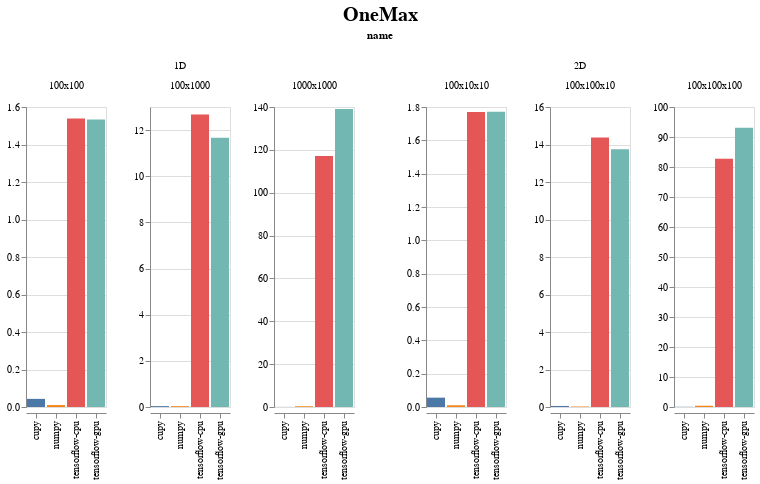

Notebook code for this chart:
### Markdown cell above
# End to End problems

### Code cell
display_chart('OneMax')

### Figure 1 — Vega-Lite specification as saved in the notebook (floating-point values rounded to 4 significant figures)
{"config": {"view": {"continuousWidth": 400, "continuousHeight": 300}, "title": {"anchor": "middle", "fontSize": 20, "offset": 5, "orient": "top"}}, "data": {"name": "data-626360e1b7b9bcab926699d88f3dc240"}, "facet": {"column": {"type": "nominal", "field": "name"}}, "spec": {"mark": "bar", "encoding": {"color": {"type": "nominal", "field": "backend", "legend": null}, "column": {"type": "nominal", "field": "shape_str", "sort": {"field": "input_size", "order": "ascending"}, "title": ""}, "x": {"type": "nominal", "axis": {"title": ""}, "field": "backend"}, "y": {"type": "quantitative", "axis": {"title": ""}, "field": "avg_time", "sort": "-x"}}, "resolve": {"scale": {"y": "independent"}}, "title": ""}, "spacing": 50, "title": "OneMax", "$schema": "https://vega.github.io/schema/vega-lite/v4.0.2.json", "datasets": {"data-626360e1b7b9bcab926699d88f3dc240": [{"avg_time": 0.04339, "backend": "cupy", "evoflow_version": "0.5.0", "generations": 10, "group": "OneMax", "input_size": 10000, "max_time": 0.05086, "min_time": 0.0389, "name": "1D", "num_runs": 3, "shape": [100, 100], "shape_str": "100x100", "std_time": 0.005323, "system": {"os": {"name": "Windows", "version": "10.0.18362"}, "memory": {"unit": "MB", "used": 20980, "total": 65451}, "cpu": {"name": "Intel64 Family 6 Model 158 Stepping 10, GenuineIntel", "cores": 12, "freqency": 3696.0}, "python": {"numpy": "1.18.3", "tensorflow": {"visible_gpu": ["/physical_device:GPU:0"], "version": "2.2.0"}, "cupy": "7.2.0"}, "gpu": [{"memory": {"unit": "MB", "total": 11264, "used": 2106}, "temperature": {"unit": "C"}, "driver": "445.87", "index": "0", "name": "GeForce RTX 2080 Ti", "value": "60", "usage": "3"}]}, "test_name": "OneMax1D", "test_type": "Problem", "ts": 1590449607}, {"avg_time": 1.534, "backend": "tensorflow-gpu", "evoflow_version": "0.5.0", "generations": 10, "group": "OneMax", "input_size": 10000, "max_time": 2.242, "min_time": 1.04, "name": "1D", "num_runs": 3, "shape": [100, 100], "shape_str": "100x100", "std_time": 0.5133, "system": {"os": {"name": "Windows", "version": "10.0.18362"}, "memory": {"unit": "MB", "used": 20986, "total": 65451}, "cpu": {"name": "Intel64 Family 6 Model 158 Stepping 10, GenuineIntel", "cores": 12, "freqency": 3696.0}, "python": {"numpy": "1.18.3", "tensorflow": {"visible_gpu": ["/physical_device:GPU:0"], "version": "2.2.0"}, "cupy": "7.2.0"}, "gpu": [{"memory": {"unit": "MB", "total": 11264, "used": 2137}, "temperature": {"unit": "C"}, "driver": "445.87", "index": "0", "name": "GeForce RTX 2080 Ti", "value": "60", "usage": "2"}]}, "test_name": "OneMax1D", "test_type": "Problem", "ts": 1590449621}, {"avg_time": 1.772, "backend": "tensorflow-gpu", "evoflow_version": "0.5.0", "generations": 10, "group": "OneMax", "input_size": 10000, "max_time": 1.954, "min_time": 1.53, "name": "2D", "num_runs": 3, "shape": [100, 10, 10], "shape_str": "100x10x10", "std_time": 0.178, "system": {"os": {"name": "Windows", "version": "10.0.18362"}, "memory": {"unit": "MB", "used": 20986, "total": 65451}, "cpu": {"name": "Intel64 Family 6 Model 158 Stepping 10, GenuineIntel", "cores": 12, "freqency": 3696.0}, "python": {"numpy": "1.18.3", "tensorflow": {"visible_gpu": ["/physical_device:GPU:0"], "version": "2.2.0"}, "cupy": "7.2.0"}, "gpu": [{"memory": {"unit": "MB", "total": 11264, "used": 2137}, "temperature": {"unit": "C"}, "driver": "445.87", "index": "0", "name": "GeForce RTX 2080 Ti", "value": "60", "usage": "2"}]}, "test_name": "OneMax2D", "test_type": "Problem", "ts": 1590449621}, {"avg_time": 0.05602, "backend": "cupy", "evoflow_version": "0.5.0", "generations": 10, "group": "OneMax", "input_size": 10000, "max_time": 0.05785, "min_time": 0.05286, "name": "2D", "num_runs": 3, "shape": [100, 10, 10], "shape_str": "100x10x10", "std_time": 0.002243, "system": {"os": {"name": "Windows", "version": "10.0.18362"}, "memory": {"unit": "MB", "used": 20980, "total": 65451}, "cpu": {"name": "Intel64 Family 6 Model 158 Stepping 10, GenuineIntel", "cores": 12, "freqency": 3696.0}, "python": {"numpy": "1.18.3", "tensorflow": {"visible_gpu": ["/physical_device:GPU:0"], "version": "2.2.0"}, "cupy": "7.2.0"}, "gpu": [{"memory": {"unit": "MB", "total": 11264, "used": 2106}, "temperature": {"unit": "C"}, "driver": "445.87", "index": "0", "name": "GeForce RTX 2080 Ti", "value": "60", "usage": "3"}]}, "test_name": "OneMax2D", "test_type": "Problem", "ts": 1590449607}, {"avg_time": 1.539, "backend": "tensorflow-cpu", "evoflow_version": "0.5.0", "generations": 10, "group": "OneMax", "input_size": 10000, "max_time": 2.194, "min_time": 1.076, "name": "1D", "num_runs": 3, "shape": [100, 100], "shape_str": "100x100", "std_time": 0.4762, "system": {"os": {"name": "Windows", "version": "10.0.18362"}, "memory": {"unit": "MB", "used": 24110, "total": 65451}, "cpu": {"name": "Intel64 Family 6 Model 158 Stepping 10, GenuineIntel", "cores": 12, "freqency": 3696.0}, "python": {"numpy": "1.18.3", "tensorflow": {"visible_gpu": [], "version": "2.2.0"}, "cupy": "7.2.0"}, "gpu": []}, "test_name": "OneMax1D", "test_type": "Problem", "ts": 1590452965}, {"avg_time": 0.01031, "backend": "numpy", "evoflow_version": "0.5.0", "generations": 10, "group": "OneMax", "input_size": 10000, "max_time": 0.01097, "min_time": 0.009973, "name": "1D", "num_runs": 3, "shape": [100, 100], "shape_str": "100x100", "std_time": 0.0004701, "system": {"os": {"name": "Windows", "version": "10.0.18362"}, "memory": {"unit": "MB", "used": 20934, "total": 65451}, "cpu": {"name": "Intel64 Family 6 Model 158 Stepping 10, GenuineIntel", "cores": 12, "freqency": 3696.0}, "python": {"numpy": "1.18.3", "tensorflow": {"visible_gpu": ["/physical_device:GPU:0"], "version": "2.2.0"}, "cupy": "7.2.0"}, "gpu": []}, "test_name": "OneMax1D", "test_type": "Problem", "ts": 1590449592}, {"avg_time": 1.77, "backend": "tensorflow-cpu", "evoflow_version": "0.5.0", "generations": 10, "group": "OneMax", "input_size": 10000, "max_time": 1.836, "min_time": 1.672, "name": "2D", "num_runs": 3, "shape": [100, 10, 10], "shape_str": "100x10x10", "std_time": 0.0708, "system": {"os": {"name": "Windows", "version": "10.0.18362"}, "memory": {"unit": "MB", "used": 24110, "total": 65451}, "cpu": {"name": "Intel64 Family 6 Model 158 Stepping 10, GenuineIntel", "cores": 12, "freqency": 3696.0}, "python": {"numpy": "1.18.3", "tensorflow": {"visible_gpu": [], "version": "2.2.0"}, "cupy": "7.2.0"}, "gpu": []}, "test_name": "OneMax2D", "test_type": "Problem", "ts": 1590452965}, {"avg_time": 0.01031, "backend": "numpy", "evoflow_version": "0.5.0", "generations": 10, "group": "OneMax", "input_size": 10000, "max_time": 0.01097, "min_time": 0.009973, "name": "2D", "num_runs": 3, "shape": [100, 10, 10], "shape_str": "100x10x10", "std_time": 0.0004702, "system": {"os": {"name": "Windows", "version": "10.0.18362"}, "memory": {"unit": "MB", "used": 20934, "total": 65451}, "cpu": {"name": "Intel64 Family 6 Model 158 Stepping 10, GenuineIntel", "cores": 12, "freqency": 3696.0}, "python": {"numpy": "1.18.3", "tensorflow": {"visible_gpu": ["/physical_device:GPU:0"], "version": "2.2.0"}, "cupy": "7.2.0"}, "gpu": []}, "test_name": "OneMax2D", "test_type": "Problem", "ts": 1590449592}, {"avg_time": 12.68, "backend": "tensorflow-cpu", "evoflow_version": "0.5.0", "generations": 10, "group": "OneMax", "input_size": 100000, "max_time": 14.43, "min_time": 11.79, "name": "1D", "num_runs": 3, "shape": [100, 1000], "shape_str": "100x1000", "std_time": 1.24, "system": {"os": {"name": "Windows", "version": "10.0.18362"}, "memory": {"unit": "MB", "used": 24110, "total": 65451}, "cpu": {"name": "Intel64 Family 6 Model 158 Stepping 10, GenuineIntel", "cores": 12, "freqency": 3696.0}, "python": {"numpy": "1.18.3", "tensorflow": {"visible_gpu": [], "version": "2.2.0"}, "cupy": "7.2.0"}, "gpu": []}, "test_name": "OneMax1D", "test_type": "Problem", "ts": 1590452965}, {"avg_time": 13.75, "backend": "tensorflow-gpu", "evoflow_version": "0.5.0", "generations": 10, "group": "OneMax", "input_size": 100000, "max_time": 16.1, "min_time": 9.614, "name": "2D", "num_runs": 3, "shape": [100, 100, 10], "shape_str": "100x100x10", "std_time": 2.931, "system": {"os": {"name": "Windows", "version": "10.0.18362"}, "memory": {"unit": "MB", "used": 20986, "total": 65451}, "cpu": {"name": "Intel64 Family 6 Model 158 Stepping 10, GenuineIntel", "cores": 12, "freqency": 3696.0}, "python": {"numpy": "1.18.3", "tensorflow": {"visible_gpu": ["/physical_device:GPU:0"], "version": "2.2.0"}, "cupy": "7.2.0"}, "gpu": [{"memory": {"unit": "MB", "total": 11264, "used": 2137}, "temperature": {"unit": "C"}, "driver": "445.87", "index": "0", "name": "GeForce RTX 2080 Ti", "value": "60", "usage": "2"}]}, "test_name": "OneMax2D", "test_type": "Problem", "ts": 1590449621}, {"avg_time": 11.66, "backend": "tensorflow-gpu", "evoflow_version": "0.5.0", "generations": 10, "group": "OneMax", "input_size": 100000, "max_time": 13.37, "min_time": 9.382, "name": "1D", "num_runs": 3, "shape": [100, 1000], "shape_str": "100x1000", "std_time": 1.677, "system": {"os": {"name": "Windows", "version": "10.0.18362"}, "memory": {"unit": "MB", "used": 20986, "total": 65451}, "cpu": {"name": "Intel64 Family 6 Model 158 Stepping 10, GenuineIntel", "cores": 12, "freqency": 3696.0}, "python": {"numpy": "1.18.3", "tensorflow": {"visible_gpu": ["/physical_device:GPU:0"], "version": "2.2.0"}, "cupy": "7.2.0"}, "gpu": [{"memory": {"unit": "MB", "total": 11264, "used": 2137}, "temperature": {"unit": "C"}, "driver": "445.87", "index": "0", "name": "GeForce RTX 2080 Ti", "value": "60", "usage": "2"}]}, "test_name": "OneMax1D", "test_type": "Problem", "ts": 1590449621}, {"avg_time": 0.0364, "backend": "numpy", "evoflow_version": "0.5.0", "generations": 10, "group": "OneMax", "input_size": 100000, "max_time": 0.0369, "min_time": 0.0359, "name": "1D", "num_runs": 3, "shape": [100, 1000], "shape_str": "100x1000", "std_time": 0.0004073, "system": {"os": {"name": "Windows", "version": "10.0.18362"}, "memory": {"unit": "MB", "used": 20934, "total": 65451}, "cpu": {"name": "Intel64 Family 6 Model 158 Stepping 10, GenuineIntel", "cores": 12, "freqency": 3696.0}, "python": {"numpy": "1.18.3", "tensorflow": {"visible_gpu": ["/physical_device:GPU:0"], "version": "2.2.0"}, "cupy": "7.2.0"}, "gpu": []}, "test_name": "OneMax1D", "test_type": "Problem", "ts": 1590449592}, {"avg_time": 0.05519, "backend": "cupy", "evoflow_version": "0.5.0", "generations": 10, "group": "OneMax", "input_size": 100000, "max_time": 0.05585, "min_time": 0.05386, "name": "2D", "num_runs": 3, "shape": [100, 100, 10], "shape_str": "100x100x10", "std_time": 0.0009403, "system": {"os": {"name": "Windows", "version": "10.0.18362"}, "memory": {"unit": "MB", "used": 20980, "total": 65451}, "cpu": {"name": "Intel64 Family 6 Model 158 Stepping 10, GenuineIntel", "cores": 12, "freqency": 3696.0}, "python": {"numpy": "1.18.3", "tensorflow": {"visible_gpu": ["/physical_device:GPU:0"], "version": "2.2.0"}, "cupy": "7.2.0"}, "gpu": [{"memory": {"unit": "MB", "total": 11264, "used": 2106}, "temperature": {"unit": "C"}, "driver": "445.87", "index": "0", "name": "GeForce RTX 2080 Ti", "value": "60", "usage": "3"}]}, "test_name": "OneMax2D", "test_type": "Problem", "ts": 1590449607}, {"avg_time": 0.03873, "backend": "cupy", "evoflow_version": "0.5.0", "generations": 10, "group": "OneMax", "input_size": 100000, "max_time": 0.0394, "min_time": 0.0379, "name": "1D", "num_runs": 3, "shape": [100, 1000], "shape_str": "100x1000", "std_time": 0.0006244, "system": {"os": {"name": "Windows", "version": "10.0.18362"}, "memory": {"unit": "MB", "used": 20980, "total": 65451}, "cpu": {"name": "Intel64 Family 6 Model 158 Stepping 10, GenuineIntel", "cores": 12, "freqency": 3696.0}, "python": {"numpy": "1.18.3", "tensorflow": {"visible_gpu": ["/physical_device:GPU:0"], "version": "2.2.0"}, "cupy": "7.2.0"}, "gpu": [{"memory": {"unit": "MB", "total": 11264, "used": 2106}, "temperature": {"unit": "C"}, "driver": "445.87", "index": "0", "name": "GeForce RTX 2080 Ti", "value": "60", "usage": "3"}]}, "test_name": "OneMax1D", "test_type": "Problem", "ts": 1590449607}, {"avg_time": 0.02726, "backend": "numpy", "evoflow_version": "0.5.0", "generations": 10, "group": "OneMax", "input_size": 100000, "max_time": 0.02792, "min_time": 0.02693, "name": "2D", "num_runs": 3, "shape": [100, 100, 10], "shape_str": "100x100x10", "std_time": 0.0004699, "system": {"os": {"name": "Windows", "version": "10.0.18362"}, "memory": {"unit": "MB", "used": 20934, "total": 65451}, "cpu": {"name": "Intel64 Family 6 Model 158 Stepping 10, GenuineIntel", "cores": 12, "freqency": 3696.0}, "python": {"numpy": "1.18.3", "tensorflow": {"visible_gpu": ["/physical_device:GPU:0"], "version": "2.2.0"}, "cupy": "7.2.0"}, "gpu": []}, "test_name": "OneMax2D", "test_type": "Problem", "ts": 1590449592}, {"avg_time": 14.37, "backend": "tensorflow-cpu", "evoflow_version": "0.5.0", "generations": 10, "group": "OneMax", "input_size": 100000, "max_time": 17.36, "min_time": 12.47, "name": "2D", "num_runs": 3, "shape": [100, 100, 10], "shape_str": "100x100x10", "std_time": 2.142, "system": {"os": {"name": "Windows", "version": "10.0.18362"}, "memory": {"unit": "MB", "used": 24110, "total": 65451}, "cpu": {"name": "Intel64 Family 6 Model 158 Stepping 10, GenuineIntel", "cores": 12, "freqency": 3696.0}, "python": {"numpy": "1.18.3", "tensorflow": {"visible_gpu": [], "version": "2.2.0"}, "cupy": "7.2.0"}, "gpu": []}, "test_name": "OneMax2D", "test_type": "Problem", "ts": 1590452965}, {"avg_time": 139.1, "backend": "tensorflow-gpu", "evoflow_version": "0.5.0", "generations": 10, "group": "OneMax", "input_size": 1000000, "max_time": 153.5, "min_time": 121.2, "name": "1D", "num_runs": 3, "shape": [1000, 1000], "shape_str": "1000x1000", "std_time": 13.45, "system": {"os": {"name": "Windows", "version": "10.0.18362"}, "memory": {"unit": "MB", "used": 20986, "total": 65451}, "cpu": {"name": "Intel64 Family 6 Model 158 Stepping 10, GenuineIntel", "cores": 12, "freqency": 3696.0}, "python": {"numpy": "1.18.3", "tensorflow": {"visible_gpu": ["/physical_device:GPU:0"], "version": "2.2.0"}, "cupy": "7.2.0"}, "gpu": [{"memory": {"unit": "MB", "total": 11264, "used": 2137}, "temperature": {"unit": "C"}, "driver": "445.87", "index": "0", "name": "GeForce RTX 2080 Ti", "value": "60", "usage": "2"}]}, "test_name": "OneMax1D", "test_type": "Problem", "ts": 1590449621}, {"avg_time": 0.4147, "backend": "numpy", "evoflow_version": "0.5.0", "generations": 10, "group": "OneMax", "input_size": 1000000, "max_time": 0.4249, "min_time": 0.4014, "name": "2D", "num_runs": 3, "shape": [100, 100, 100], "shape_str": "100x100x100", "std_time": 0.009825, "system": {"os": {"name": "Windows", "version": "10.0.18362"}, "memory": {"unit": "MB", "used": 20934, "total": 65451}, "cpu": {"name": "Intel64 Family 6 Model 158 Stepping 10, GenuineIntel", "cores": 12, "freqency": 3696.0}, "python": {"numpy": "1.18.3", "tensorflow": {"visible_gpu": ["/physical_device:GPU:0"], "version": "2.2.0"}, "cupy": "7.2.0"}, "gpu": []}, "test_name": "OneMax2D", "test_type": "Problem", "ts": 1590449592}, {"avg_time": 117.2, "backend": "tensorflow-cpu", "evoflow_version": "0.5.0", "generations": 10, "group": "OneMax", "input_size": 1000000, "max_time": 133.5, "min_time": 99.07, "name": "1D", "num_runs": 3, "shape": [1000, 1000], "shape_str": "1000x1000", "std_time": 14.1, "system": {"os": {"name": "Windows", "version": "10.0.18362"}, "memory": {"unit": "MB", "used": 24110, "total": 65451}, "cpu": {"name": "Intel64 Family 6 Model 158 Stepping 10, GenuineIntel", "cores": 12, "freqency": 3696.0}, "python": {"numpy": "1.18.3", "tensorflow": {"visible_gpu": [], "version": "2.2.0"}, "cupy": "7.2.0"}, "gpu": []}, "test_name": "OneMax1D", "test_type": "Problem", "ts": 1590452965}, {"avg_time": 0.3591, "backend": "numpy", "evoflow_version": "0.5.0", "generations": 10, "group": "OneMax", "input_size": 1000000, "max_time": 0.367, "min_time": 0.3531, "name": "1D", "num_runs": 3, "shape": [1000, 1000], "shape_str": "1000x1000", "std_time": 0.00586, "system": {"os": {"name": "Windows", "version": "10.0.18362"}, "memory": {"unit": "MB", "used": 20934, "total": 65451}, "cpu": {"name": "Intel64 Family 6 Model 158 Stepping 10, GenuineIntel", "cores": 12, "freqency": 3696.0}, "python": {"numpy": "1.18.3", "tensorflow": {"visible_gpu": ["/physical_device:GPU:0"], "version": "2.2.0"}, "cupy": "7.2.0"}, "gpu": []}, "test_name": "OneMax1D", "test_type": "Problem", "ts": 1590449592}, {"avg_time": 0.06466, "backend": "cupy", "evoflow_version": "0.5.0", "generations": 10, "group": "OneMax", "input_size": 1000000, "max_time": 0.06682, "min_time": 0.06034, "name": "2D", "num_runs": 3, "shape": [100, 100, 100], "shape_str": "100x100x100", "std_time": 0.003054, "system": {"os": {"name": "Windows", "version": "10.0.18362"}, "memory": {"unit": "MB", "used": 20980, "total": 65451}, "cpu": {"name": "Intel64 Family 6 Model 158 Stepping 10, GenuineIntel", "cores": 12, "freqency": 3696.0}, "python": {"numpy": "1.18.3", "tensorflow": {"visible_gpu": ["/physical_device:GPU:0"], "version": "2.2.0"}, "cupy": "7.2.0"}, "gpu": [{"memory": {"unit": "MB", "total": 11264, "used": 2106}, "temperature": {"unit": "C"}, "driver": "445.87", "index": "0", "name": "GeForce RTX 2080 Ti", "value": "60", "usage": "3"}]}, "test_name": "OneMax2D", "test_type": "Problem", "ts": 1590449607}, {"avg_time": 0.04006, "backend": "cupy", "evoflow_version": "0.5.0", "generations": 10, "group": "OneMax", "input_size": 1000000, "max_time": 0.04089, "min_time": 0.0394, "name": "1D", "num_runs": 3, "shape": [1000, 1000], "shape_str": "1000x1000", "std_time": 0.00062, "system": {"os": {"name": "Windows", "version": "10.0.18362"}, "memory": {"unit": "MB", "used": 20980, "total": 65451}, "cpu": {"name": "Intel64 Family 6 Model 158 Stepping 10, GenuineIntel", "cores": 12, "freqency": 3696.0}, "python": {"numpy": "1.18.3", "tensorflow": {"visible_gpu": ["/physical_device:GPU:0"], "version": "2.2.0"}, "cupy": "7.2.0"}, "gpu": [{"memory": {"unit": "MB", "total": 11264, "used": 2106}, "temperature": {"unit": "C"}, "driver": "445.87", "index": "0", "name": "GeForce RTX 2080 Ti", "value": "60", "usage": "3"}]}, "test_name": "OneMax1D", "test_type": "Problem", "ts": 1590449607}, {"avg_time": 82.77, "backend": "tensorflow-cpu", "evoflow_version": "0.5.0", "generations": 10, "group": "OneMax", "input_size": 1000000, "max_time": 115.6, "min_time": 49.37, "name": "2D", "num_runs": 3, "shape": [100, 100, 100], "shape_str": "100x100x100", "std_time": 27.03, "system": {"os": {"name": "Windows", "version": "10.0.18362"}, "memory": {"unit": "MB", "used": 24110, "total": 65451}, "cpu": {"name": "Intel64 Family 6 Model 158 Stepping 10, GenuineIntel", "cores": 12, "freqency": 3696.0}, "python": {"numpy": "1.18.3", "tensorflow": {"visible_gpu": [], "version": "2.2.0"}, "cupy": "7.2.0"}, "gpu": []}, "test_name": "OneMax2D", "test_type": "Problem", "ts": 1590452965}, {"avg_time": 93.05, "backend": "tensorflow-gpu", "evoflow_version": "0.5.0", "generations": 10, "group": "OneMax", "input_size": 1000000, "max_time": 111.8, "min_time": 58.61, "name": "2D", "num_runs": 3, "shape": [100, 100, 100], "shape_str": "100x100x100", "std_time": 24.38, "system": {"os": {"name": "Windows", "version": "10.0.18362"}, "memory": {"unit": "MB", "used": 20986, "total": 65451}, "cpu": {"name": "Intel64 Family 6 Model 158 Stepping 10, GenuineIntel", "cores": 12, "freqency": 3696.0}, "python": {"numpy": "1.18.3", "tensorflow": {"visible_gpu": ["/physical_device:GPU:0"], "version": "2.2.0"}, "cupy": "7.2.0"}, "gpu": [{"memory": {"unit": "MB", "total": 11264, "used": 2137}, "temperature": {"unit": "C"}, "driver": "445.87", "index": "0", "name": "GeForce RTX 2080 Ti", "value": "60", "usage": "2"}]}, "test_name": "OneMax2D", "test_type": "Problem", "ts": 1590449621}]}}
